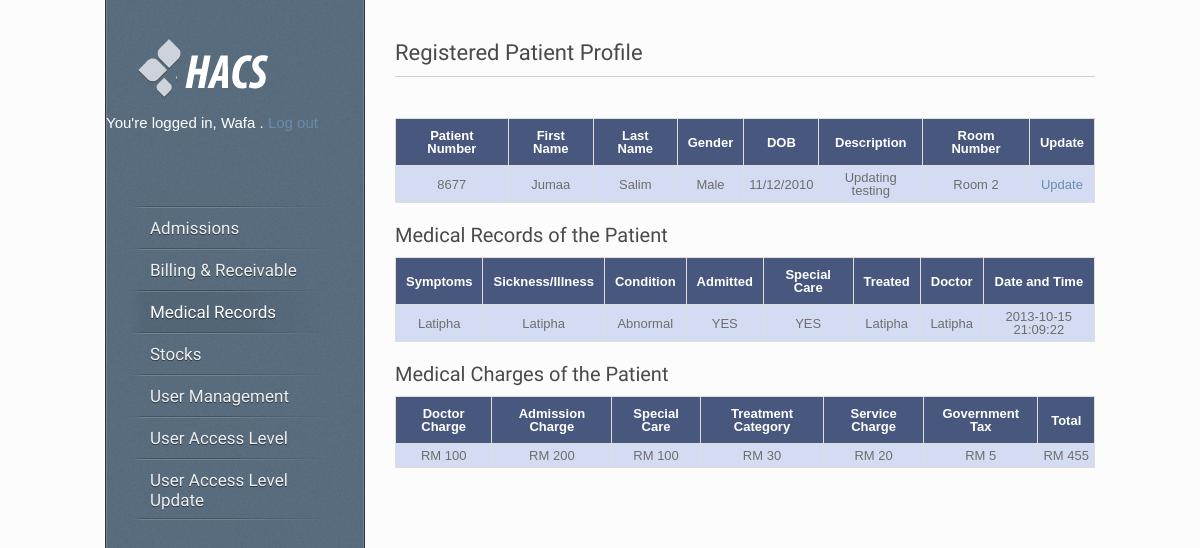
The app's page /view_observation.php?id=8677 (signed in) with its own data.
### tables this page shows
CREATE TABLE IF NOT EXISTS `users` (
  `id` int(10) NOT NULL AUTO_INCREMENT,
  `username` varchar(50) NOT NULL,
  `password` varchar(50) NOT NULL,
  `firstname` varchar(50) NOT NULL,
  `surname` varchar(50) NOT NULL,
  `email` varchar(255) NOT NULL,
  `signup_date` datetime NOT NULL,
  PRIMARY KEY (`id`),
  KEY `username` (`username`)
);

CREATE TABLE IF NOT EXISTS `observation` (
  `id` int(11) NOT NULL AUTO_INCREMENT,
  `patientNumber` int(11) NOT NULL,
  `patientFirst` varchar(50) NOT NULL,
  `patientLast` varchar(50) NOT NULL,
  `gender` varchar(10) NOT NULL,
  `birthDate` varchar(20) NOT NULL,
  `description` text NOT NULL,
  `observationRoom` varchar(10) NOT NULL,
  PRIMARY KEY (`id`)
);

CREATE TABLE IF NOT EXISTS `medication` (
  `patientNumber` varchar(100) NOT NULL,
  `symptoms` text NOT NULL,
  `sickness` text NOT NULL,
  `condition` varchar(255) NOT NULL,
  `admit` varchar(100) NOT NULL,
  `specialcare` varchar(100) NOT NULL,
  `treated` text NOT NULL,
  `doctor` varchar(255) NOT NULL,
  `date` datetime NOT NULL
);

CREATE TABLE IF NOT EXISTS `invoice` (
  `patientNumber` varchar(100) NOT NULL,
  `doctorCharge` varchar(100) NOT NULL,
  `admissionCharge` varchar(100) NOT NULL,
  `specialCare` varchar(100) NOT NULL,
  `treatmentCategory` varchar(100) NOT NULL,
  `serviceCharge` varchar(100) NOT NULL,
  `governmentTax` varchar(100) NOT NULL,
  `date` datetime NOT NULL
);

### core.inc.php (called while the page is built, shortened)
<?php
	function loggedin()
	{
		if (isset($_SESSION['user_id']) && !empty($_SESSION['user_id']))
	{
		return true;
	}else
	{
		return false;
	}
	}
	function getuserfield($field)
	{
		$query = "SELECT `$field` FROM `users` WHERE `id`='".$_SESSION['user_id']."'";
		if ($query_run = mysql_query($query))
		{
			if ($query_result = mysql_result($query_run, 0, $field))
			{
				return $query_result;
			}
		}
	}
		function checkadmission()
	{
		$check = mysql_query("SELECT admission FROM access WHERE userid = '".$_SESSION['user_id']."'");
		while ($row = mysql_fetch_array($check))
		{
			$admission = $row['admission'];
			if ($admission == 1)
			{
				return true;
			}
			else
			{
				return false;
			}
		}
	}
	function checkbill()
	{
		$check = mysql_query("SELECT bill FROM access WHERE userid = '".$_SESSION['user_id']."'");
		while ($row = mysql_fetch_array($check))
		{
			$bill = $row['bill'];
			if ($bill == 1)
			{
				return true;
			}
			else
			{
				return false;
			}
		}
	}
	function checkmedical()
	{
		$check = mysql_query("SELECT medical FROM access WHERE userid = '".$_SESSION['user_id']."'");
		while ($row = mysql_fetch_array($check))
		{
			$medical = $row['medical'];
			if ($medical == 1)
			{
				return true;
			}
			else
			{
				return false;
			}
		}
	}
	function checkstocks()
	{
		$check = mysql_query("SELECT stocks FROM access WHERE userid = '".$_SESSION['user_id']."'");
		while ($row = mysql_fetch_array($check))
		{
			$stocks = $row['stocks'];
			if ($stocks == 1)
			{
				return true;
			}
			else
			{
				return false;
			}
		}
	}
	function checkpatient()
	{
		$check = mysql_query("SELECT patient FROM access WHERE userid = '".$_SESSION['user_id']."'");
		while ($row = mysql_fetch_array($check))
		{
			$patient = $row['patient'];
			if ($patient == 1)
			{
				return true;
			}
			else
			{
				return false;
			}
		}
	}
	function checkadmin()
	{
		$check = mysql_query("SELECT admin FROM access WHERE userid = '".$_SESSION['user_id']."'");
		while ($row = mysql_fetch_array($check))
		{
			$admin = $row['admin'];
			if ($admin == 1)
			{
				return true;
			}
			else
			{
				return false;
			}
		}
	}
?>

### view_observation.php (the view, shortened to what this page needs)
<?php
	require 'core.inc.php';
	if (loggedin())
	{
?>
<!DOCTYPE HTML>
<html lang="en-US">
<head>
<link rel="stylesheet" type="text/css" href="style.css" media="all" />
<link type="text/css" rel="stylesheet" href="css/styles/form.css?v3.1.19"/>
<link href="css/calendarview.css?v3.1.19" rel="stylesheet" type="text/css" />
<link type="text/css" rel="stylesheet" href="http://cdn.jotfor.ms/css/styles/nova.css?3.1.19" />
<link type="text/css" media="print" rel="stylesheet" href="http://cdn.jotfor.ms/css/printForm.css?3.1.19" />
</head>
<body>
<div id="wrapper">
	<div id="sidebar">
		 <div id="logo"><a href="index.php"><img src="style/images/logo.png" alt="Hospital Access Control System" /></a></div>
		<?php
			$firstname = getuserfield('firstname');
			$firstname_decrypted = base64_decode($firstname);
			echo '<br /><p style="color:white; font-size: 15px;">You\'re logged in,  '.$firstname_decrypted.' . <a href="logout.php">Log out</a></p><br>' ;
		?>
    <div id="menu" class="menu-v">
      <ul>
		<?php if (checkadmission()) { ?>
        <li><a href="index.php" >Admissions</a>
        </li>
		<?php
			}else
			{
		?>		<li><a href="#" style="color: red;"><?php echo 'Permission Denied'; ?></a></li>
		<?php
			}
		?>
		<?php if (checkbill()) { ?>
        <li><a href="bill_receivable.php">Billing & Receivable</a>
        </li>
		<?php
			}else
			{
		?>		<li><a href="#" style="color: red;"><?php echo 'Permission Denied'; ?></a></li>
		<?php
			}
		?>
		<?php if (checkmedical()) { ?>
        <li><a href="medical.php" class="active">Medical Records</a></li>
		<?php
			}else
			{
		?>		<li><a href="#" style="color: red;"><?php echo 'Permission Denied'; ?></a></li>
		<?php
			}
		?>
		<?php if (checkstocks()) { ?>
        <li><a href="stocks.php">Stocks</a>
        </li>
		<?php
			}else
			{
		?>		<li><a href="#" style="color: red;"><?php echo 'Permission Denied'; ?></a></li>
		<?php
			}
		?>
		<?php if (checkpatient()) { ?>
        <li><a href="#">User Management</a>
		</li>
		<?php
			}else
			{
		?>		<li><a href="#" style="color: red;"><?php echo 'Permission Denied'; ?></a></li>
		<?php
			}
		?>
		<?php if (checkadmin()) { ?>
			<li><a href="access.php">User Access Level</a></li>
			<li><a href="access_update.php">User Access Level Update</a></li>
		<?php
			}else
			{
		?>		<li><a href="#" style="color: red;"><?php echo 'Permission Denied'; ?></a></li>
		<?php
			}
		?>
      </ul>
    </div>
	</div>
	<div id="content">
	<h1 class="title">Registered Patient Profile</h1>
	<div class="line"></div>
	<?php if (checkmedical()) { ?>
	<div id="container">
		<div id="main">
			<table>
				<tr>
					<th>Patient Number</th>
					<th>First Name</th>
					<th>Last Name</th>
					<th>Gender</th>
					<th>DOB</th>
					<th>Description</th>
					<th>Room Number</th>
					<th>Update</th>
				</tr>
				<?php
					$patientNumber = $_GET['id'];
					$sql = "SELECT * FROM observation WHERE patientNumber='$patientNumber'";
					$query =  mysql_query($sql) or die(mysql_error());
					while ($rows = mysql_fetch_assoc($query))
					{
						$patientNumber = $rows['patientNumber'];
						$patientFirst = $rows['patientFirst'];
						$patientLast = $rows['patientLast'];
						$gender = $rows['gender'];
						$birthDate = $rows['birthDate'];
						$description = $rows['description'];
						$observationRoom = $rows['observationRoom'];
						$patientFirst_decrypted = base64_decode($patientFirst);
						$patientLast_decrypted = base64_decode($patientLast);
						$gender_decrypted = base64_decode($gender);
						$birthDate_decrypted = base64_decode($birthDate);
						$description_decrypted = base64_decode($description);
						$observationRoom_decrypted = base64_decode($observationRoom);
				?>
					<tr>
						<td><?php echo $patientNumber; ?></td>
						<td><?php echo $patientFirst_decrypted; ?></td>
						<td><?php echo $patientLast_decrypted; ?></td>
						<td><?php echo $gender_decrypted; ?></td>
						<td><?php echo $birthDate_decrypted; ?></td>
						<td><?php echo $description_decrypted; ?></td>
						<td><?php echo $observationRoom_decrypted; ?></td>
						<td><a href="update.php?id=<?php echo $rows['id']; ?>">Update</a></td>
					</tr>
				<?php
					}
				?>
			</table>
			<h2>Medical Records of the Patient</h2>
			<table>
				<tr>
					<th>Symptoms</th>
					<th>Sickness/Illness</th>
					<th>Condition</th>
					<th>Admitted</th>
					<th>Special Care</th>
					<th>Treated</th>
					<th>Doctor</th>
					<th>Date and Time</th>
				</tr>
				<?php
					$patientNumber = $_GET['id'];
					$sql = "SELECT * FROM medication WHERE patientNumber ='$patientNumber' ";
					$query =  mysql_query($sql) or die(mysql_error());
					while ($rows = mysql_fetch_assoc($query))
					{
						$symptoms = $rows['symptoms'];
						$sickness = $rows['sickness'];
						$condition = $rows['condition'];
						$admit = $rows['admit'];
						$specialcare = $rows['specialcare'];
						$treated = $rows['treated'];
						$doctor = $rows['doctor'];
						$date = $rows['date'];
						$symptoms_decrypted = base64_decode($symptoms);
						$sickness_decrypted = base64_decode($sickness);
						$condition_decrypted = base64_decode($condition);
						$admit_decrypted = base64_decode($admit);
						$specialcare_decrypted = base64_decode($specialcare);
						$treated_decrypted = base64_decode($treated);
						$doctor_decrypted = base64_decode($doctor);
				?>
					<tr>
						<td><?php echo $symptoms_decrypted; ?></td>
						<td><?php echo $sickness_decrypted; ?></td>
						<td><?php echo $condition_decrypted; ?></td>
						<td><?php echo $admit_decrypted; ?></td>
						<td><?php echo $specialcare_decrypted; ?></td>
						<td><?php echo $treated_decrypted; ?></td>
						<td><?php echo $doctor_decrypted; ?></td>
						<td><?php echo $date; ?></td>
					</tr>
				<?php
					}
				?>
			</table>
			<h2>Medical Charges of the Patient</h2>
			<table>
				<tr>
					<th>Doctor Charge</th>
					<th>Admission Charge</th>
					<th>Special Care</th>
					<th>Treatment Category</th>
					<th>Service Charge</th>
					<th>Government Tax</th>
					<th>Total</th>
				</tr>
				<?php
					$patientNumber = $_GET['id'];
					$sql = "SELECT * FROM invoice WHERE patientNumber ='$patientNumber' ";
					$query =  mysql_query($sql) or die(mysql_error());
					while ($rows = mysql_fetch_assoc($query))
					{
						$doctorCharge = $rows['doctorCharge'];
						$admissionCharge = $rows['admissionCharge'];
						$specialCare = $rows['specialCare'];
						$treatmentCategory = $rows['treatmentCategory'];
						$serviceCharge = $rows['serviceCharge'];
						$governmentTax = $rows['governmentTax'];
						$doctorCharge_decrypted = base64_decode($doctorCharge);
						$admissionCharge_decrypted = base64_decode($admissionCharge);
						$specialCare_decrypted = base64_decode($specialCare);
						$treatmentCategory_decrypted = base64_decode($treatmentCategory);
						$serviceCharge_decrypted = base64_decode($serviceCharge);
						$governmentTax_decrypted = base64_decode($governmentTax);
						$total = $doctorCharge_decrypted + $admissionCharge_decrypted + $specialCare_decrypted + $treatmentCategory_decrypted + $serviceCharge_decrypted + $governmentTax_decrypted
				?>
					<tr>
						<td>RM&nbsp;<?php echo $doctorCharge_decrypted; ?></td>
						<td>RM&nbsp;<?php echo $admissionCharge_decrypted; ?></td>
						<td>RM&nbsp;<?php echo $specialCare_decrypted; ?></td>
						<td>RM&nbsp;<?php echo $treatmentCategory_decrypted; ?></td>
						<td>RM&nbsp;<?php echo $serviceCharge_decrypted; ?></td>
						<td>RM&nbsp;<?php echo $governmentTax_decrypted; ?></td>
						<td>RM&nbsp;<?php echo $total; ?></td>
					</tr>
				<?php
					}
				?>
			</table>
		</div>
	</div>
	<?php
		}else
		{
	?>		<center><h2 style="color: red;">Permission Denied</h2></center>
	<?php
		}
	?>
</div>
</body>
</html>
<?php
	}else
	{
		require 'loginform.inc.php';
	}
?>

### style.css (style rules this page uses)
html, body, div, span, applet, object, iframe, h1, h2, h3, h4, h5, h6, p, blockquote, pre, a, acronym, address, big, cite, code, del, dfn, em, font, img, ins, kbd, q, s, samp, small, strike, strong, tt, var, b, u, i, center, dl, dt, dd, ol, ul, li, fieldset, form, label, legend { margin:0; padding:0; border:0; outline:0; font-size:100%; vertical-align:baseline; background:transparent }
body { line-height:1 }
ol, ul { list-style:none }
table { border-collapse:collapse; border-spacing:0 }
th, td { margin:0; padding:0 }
html, body { height: 100%; }
body { background-color: #FCFCFC; font-family:Arial, sans-serif; font-size: 13px; color: #585858; }
p { line-height: 20px; margin-bottom: 20px; }
a { color: #688dad; text-decoration: none; }
h1, h2, h3, h4, h5, h6 { font-family: 'Amaranth', sans-serif; color: #4a4a4a; font-weight: normal; margin: 0 0 10px 0; }
h1 { font-size: 22px; line-height: 26px; }
h2 { font-size: 20px; line-height: 24px; }
h1.title { padding: 0; }
img { display: block; }
.line { background: transparent url(style/images/line.png) repeat-x; height: 2px; padding: 20px 0 0 0; line-break: 0px; }
ul { line-height: 20px; margin-bottom: 20px; }
ul li { background: transparent url(style/images/bullet.png) left 8px no-repeat; padding-left: 15px; }
#wrapper { width: 990px; margin: 0 auto; overflow: hidden; }
#content { width: 700px; float: right; padding: 40px 0 20px 0; }
#sidebar { width: 258px; background: #596d7f url(style/images/noize.png) repeat 100% 0; -webkit-box-shadow: inset 0px 0px 0px 1px rgba(255, 255, 255, 0.15); -moz-box-shadow: inset 0px 0px 0px 1px rgba(255, 255, 255, 0.15); box-shadow: inset 0px 0px 0px 1px rgba(255, 255, 255, 0.15); border-left: 1px solid rgba(0, 0, 0, 0.50); border-right: 1px solid rgba(0, 0, 0, 0.50); float: left; position: fixed; margin-top: -1px; z-index: 100; }
#logo { text-align: left; padding: 40px 32px 0 32px; }
#logo a { border: none; }
#logo img { display: inline; }
#menu { float: left; text-align: left; font-family: 'Amaranth', sans-serif; font-size: 17px; margin-top: 40px; margin-bottom: 50px; position: relative; z-index: 100; padding: 0 0 0 24px; text-shadow: 0px 1px 0px rgba(0, 0, 0, 0.5); }
.menu-v ul { margin: 0; padding: 0; list-style-type: none; width: 200px; background: transparent url(style/images/menu-line.png) no-repeat center bottom; }
.menu-v ul li { position: relative; padding-right: 5px; background: transparent url(style/images/menu-line.png) no-repeat center top; padding: 0; }
.menu-v ul li a { display: block; color: white; text-decoration: none; padding: 12px 0 10px 20px; padding-right: 17px; background: transparent; color: #f0f0f0; text-decoration: none; border: none; }
.menu-v ul li a.active, .menu-v ul li a.selected, .menu-v ul li a:hover { text-decoration: none; background: transparent url(style/images/menu-hover.png) repeat-y left top; color: #fff; }
table { width: 100%; border-collapse: collapse; margin-bottom: 20px; color: #6e6e6e; border-bottom:1px solid #dedede; }
table td { padding: 8px 10px; border-right:1px solid #dedede; }
table th { padding: 10px; text-align: left; border-right:1px solid #dedede; font-weight: normal; }
table tr { border-left:1px solid #dedede; border-top:1px solid #dedede; }

### view_observation.php (style rules this page uses)
#main table th { padding: 10px; background-color: #48577D; color: #FFFFFF; text-align: center; font-weight: bold; }
#main table td { padding: 5px; text-align: center; }
#main table tr { background-color: #D3DCF2; }

### records on screen
users: firstname "Wafa"
observation: patientNumber "8677", patientFirst "Jumaa", patientLast "Salim", gender "Male", birthDate "11/12/2010", description "Updating testing", observationRoom "Room 2"
medication: symptoms "Latipha", sickness "Latipha", condition "Abnormal", admit "YES", specialcare "YES", treated "Latipha", doctor "Latipha", date "2013-10-15 21:09:22"
invoice: doctorCharge "100", admissionCharge "200", specialCare "100", treatmentCategory "30", serviceCharge "20", governmentTax "5", total "455"
